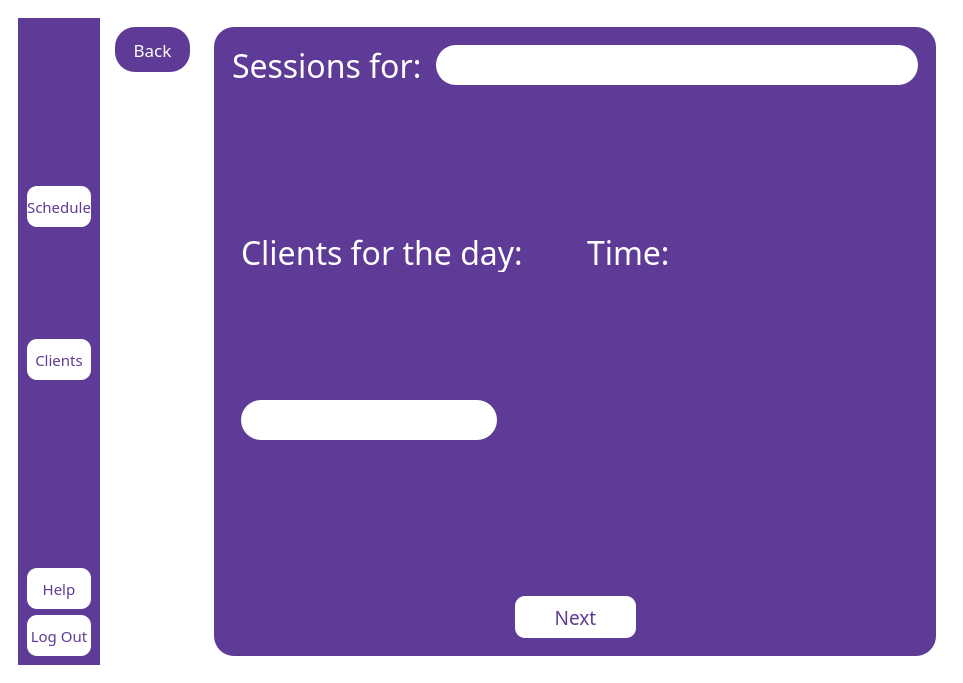
<?xml version="1.0" encoding="UTF-8"?>
<ui version="4.0">
 <class>MainWindow</class>
 <widget class="QMainWindow" name="MainWindow">
  <property name="geometry">
   <rect>
    <x>0</x>
    <y>0</y>
    <width>963</width>
    <height>683</height>
   </rect>
  </property>
  <property name="windowTitle">
   <string>MainWindow</string>
  </property>
  <property name="styleSheet">
   <string notr="true">QMainWindow
{
background:white;
}</string>
  </property>
  <widget class="QWidget" name="centralwidget">
   <property name="styleSheet">
    <string notr="true">QWidget
{
background: white;
}</string>
   </property>
   <layout class="QVBoxLayout" name="verticalLayout">
    <item>
     <widget class="QWidget" name="widget" native="true">
      <layout class="QHBoxLayout" name="horizontalLayout">
       <item>
        <widget class="QWidget" name="widget_2" native="true">
         <property name="sizePolicy">
          <sizepolicy hsizetype="Fixed" vsizetype="Expanding">
           <horstretch>0</horstretch>
           <verstretch>0</verstretch>
          </sizepolicy>
         </property>
         <property name="styleSheet">
          <string notr="true">QWidget
{
background-color:#5e3b96;
}</string>
         </property>
         <layout class="QVBoxLayout" name="verticalLayout_2">
          <item>
           <widget class="QLabel" name="label">
            <property name="sizePolicy">
             <sizepolicy hsizetype="Fixed" vsizetype="Fixed">
              <horstretch>0</horstretch>
              <verstretch>0</verstretch>
             </sizepolicy>
            </property>
            <property name="maximumSize">
             <size>
              <width>121</width>
              <height>41</height>
             </size>
            </property>
            <property name="text">
             <string/>
            </property>
            <property name="pixmap">
             <pixmap>../logos/logog.jpg</pixmap>
            </property>
            <property name="scaledContents">
             <bool>true</bool>
            </property>
           </widget>
          </item>
          <item>
           <widget class="QWidget" name="widget_5" native="true">
            <layout class="QVBoxLayout" name="verticalLayout_4">
             <property name="spacing">
              <number>0</number>
             </property>
             <property name="leftMargin">
              <number>0</number>
             </property>
             <property name="topMargin">
              <number>0</number>
             </property>
             <property name="rightMargin">
              <number>0</number>
             </property>
             <property name="bottomMargin">
              <number>69</number>
             </property>
             <item>
              <widget class="QPushButton" name="schedule">
               <property name="sizePolicy">
                <sizepolicy hsizetype="Fixed" vsizetype="Fixed">
                 <horstretch>0</horstretch>
                 <verstretch>0</verstretch>
                </sizepolicy>
               </property>
               <property name="maximumSize">
                <size>
                 <width>121</width>
                 <height>41</height>
                </size>
               </property>
               <property name="font">
                <font>
                 <family>Arial Black</family>
                 <pointsize>11</pointsize>
                </font>
               </property>
               <property name="styleSheet">
                <string notr="true">QPushButton
{
background-color:white ;
color:#5e3b96;
 border-radius:10px;
}</string>
               </property>
               <property name="text">
                <string>Schedule</string>
               </property>
              </widget>
             </item>
             <item>
              <widget class="QPushButton" name="clients">
               <property name="sizePolicy">
                <sizepolicy hsizetype="Fixed" vsizetype="Fixed">
                 <horstretch>0</horstretch>
                 <verstretch>0</verstretch>
                </sizepolicy>
               </property>
               <property name="maximumSize">
                <size>
                 <width>121</width>
                 <height>41</height>
                </size>
               </property>
               <property name="font">
                <font>
                 <family>Arial Black</family>
                 <pointsize>11</pointsize>
                </font>
               </property>
               <property name="styleSheet">
                <string notr="true">QPushButton
{
background-color:white ;
color:#5e3b96;
 border-radius:10px;
}</string>
               </property>
               <property name="text">
                <string>Clients</string>
               </property>
              </widget>
             </item>
            </layout>
           </widget>
          </item>
          <item>
           <widget class="QPushButton" name="help">
            <property name="sizePolicy">
             <sizepolicy hsizetype="Fixed" vsizetype="Fixed">
              <horstretch>0</horstretch>
              <verstretch>0</verstretch>
             </sizepolicy>
            </property>
            <property name="maximumSize">
             <size>
              <width>121</width>
              <height>41</height>
             </size>
            </property>
            <property name="font">
             <font>
              <family>Arial Black</family>
              <pointsize>11</pointsize>
             </font>
            </property>
            <property name="styleSheet">
             <string notr="true">QPushButton
{
background-color:white ;
color:#5e3b96;
 border-radius:10px;
}</string>
            </property>
            <property name="text">
             <string>Help</string>
            </property>
           </widget>
          </item>
          <item>
           <widget class="QPushButton" name="logout">
            <property name="sizePolicy">
             <sizepolicy hsizetype="Fixed" vsizetype="Fixed">
              <horstretch>0</horstretch>
              <verstretch>0</verstretch>
             </sizepolicy>
            </property>
            <property name="maximumSize">
             <size>
              <width>121</width>
              <height>41</height>
             </size>
            </property>
            <property name="font">
             <font>
              <family>Arial Black</family>
              <pointsize>11</pointsize>
             </font>
            </property>
            <property name="styleSheet">
             <string notr="true">QPushButton
{
background-color:white ;
color:#5e3b96;
 border-radius:10px;
}</string>
            </property>
            <property name="text">
             <string>Log Out</string>
            </property>
           </widget>
          </item>
         </layout>
        </widget>
       </item>
       <item>
        <widget class="QWidget" name="widget_6" native="true">
         <property name="sizePolicy">
          <sizepolicy hsizetype="Fixed" vsizetype="Preferred">
           <horstretch>0</horstretch>
           <verstretch>0</verstretch>
          </sizepolicy>
         </property>
         <layout class="QVBoxLayout" name="verticalLayout_5">
          <item>
           <widget class="QPushButton" name="back">
            <property name="sizePolicy">
             <sizepolicy hsizetype="Fixed" vsizetype="Fixed">
              <horstretch>0</horstretch>
              <verstretch>0</verstretch>
             </sizepolicy>
            </property>
            <property name="minimumSize">
             <size>
              <width>75</width>
              <height>45</height>
             </size>
            </property>
            <property name="font">
             <font>
              <family>Arial Black</family>
              <pointsize>13</pointsize>
             </font>
            </property>
            <property name="styleSheet">
             <string notr="true">QPushButton
{
background-color: #5e3b96;
color:white;
 border-radius:20px;
}</string>
            </property>
            <property name="text">
             <string>Back</string>
            </property>
           </widget>
          </item>
          <item>
           <spacer name="verticalSpacer_2">
            <property name="orientation">
             <enum>Qt::Orientation::Vertical</enum>
            </property>
            <property name="sizeHint" stdset="0">
             <size>
              <width>20</width>
              <height>40</height>
             </size>
            </property>
           </spacer>
          </item>
         </layout>
        </widget>
       </item>
       <item>
        <widget class="QWidget" name="widget_3" native="true">
         <layout class="QHBoxLayout" name="horizontalLayout_2">
          <item>
           <widget class="QWidget" name="widget_4" native="true">
            <property name="styleSheet">
             <string notr="true">QWidget
{
background-color:#5e3b96;
border-radius:20px;
}</string>
            </property>
            <layout class="QVBoxLayout" name="verticalLayout_3">
             <item>
              <widget class="QWidget" name="widget_7" native="true">
               <property name="sizePolicy">
                <sizepolicy hsizetype="Preferred" vsizetype="Fixed">
                 <horstretch>0</horstretch>
                 <verstretch>0</verstretch>
                </sizepolicy>
               </property>
               <property name="minimumSize">
                <size>
                 <width>0</width>
                 <height>0</height>
                </size>
               </property>
               <property name="maximumSize">
                <size>
                 <width>16777215</width>
                 <height>50</height>
                </size>
               </property>
               <layout class="QHBoxLayout" name="horizontalLayout_3">
                <item>
                 <widget class="QLabel" name="label_2">
                  <property name="sizePolicy">
                   <sizepolicy hsizetype="Preferred" vsizetype="Preferred">
                    <horstretch>0</horstretch>
                    <verstretch>0</verstretch>
                   </sizepolicy>
                  </property>
                  <property name="minimumSize">
                   <size>
                    <width>0</width>
                    <height>40</height>
                   </size>
                  </property>
                  <property name="font">
                   <font>
                    <family>Arial Black</family>
                    <pointsize>24</pointsize>
                   </font>
                  </property>
                  <property name="styleSheet">
                   <string notr="true">QLabel
{
color:white;
}</string>
                  </property>
                  <property name="text">
                   <string>Sessions for: </string>
                  </property>
                 </widget>
                </item>
                <item>
                 <widget class="QLineEdit" name="date">
                  <property name="sizePolicy">
                   <sizepolicy hsizetype="Expanding" vsizetype="Preferred">
                    <horstretch>0</horstretch>
                    <verstretch>0</verstretch>
                   </sizepolicy>
                  </property>
                  <property name="minimumSize">
                   <size>
                    <width>0</width>
                    <height>40</height>
                   </size>
                  </property>
                  <property name="font">
                   <font>
                    <family>Arial Black</family>
                    <pointsize>24</pointsize>
                   </font>
                  </property>
                  <property name="styleSheet">
                   <string notr="true">QLineEdit{
background-color:white;
color:#5e3b96;

}</string>
                  </property>
                 </widget>
                </item>
               </layout>
              </widget>
             </item>
             <item>
              <widget class="QWidget" name="widget_8" native="true">
               <layout class="QHBoxLayout" name="horizontalLayout_4">
                <item>
                 <widget class="QWidget" name="widget_10" native="true">
                  <property name="styleSheet">
                   <string notr="true"/>
                  </property>
                  <layout class="QVBoxLayout" name="verticalLayout_6">
                   <item>
                    <widget class="QLabel" name="label_3">
                     <property name="sizePolicy">
                      <sizepolicy hsizetype="Preferred" vsizetype="Preferred">
                       <horstretch>0</horstretch>
                       <verstretch>0</verstretch>
                      </sizepolicy>
                     </property>
                     <property name="minimumSize">
                      <size>
                       <width>0</width>
                       <height>40</height>
                      </size>
                     </property>
                     <property name="maximumSize">
                      <size>
                       <width>16777215</width>
                       <height>40</height>
                      </size>
                     </property>
                     <property name="font">
                      <font>
                       <family>Arial Black</family>
                       <pointsize>24</pointsize>
                      </font>
                     </property>
                     <property name="styleSheet">
                      <string notr="true">QLabel
{
color:white;
}</string>
                     </property>
                     <property name="text">
                      <string>Clients for the day:</string>
                     </property>
                    </widget>
                   </item>
                   <item>
                    <widget class="QTextEdit" name="client">
                     <property name="sizePolicy">
                      <sizepolicy hsizetype="Fixed" vsizetype="Fixed">
                       <horstretch>0</horstretch>
                       <verstretch>0</verstretch>
                      </sizepolicy>
                     </property>
                     <property name="maximumSize">
                      <size>
                       <width>16777215</width>
                       <height>40</height>
                      </size>
                     </property>
                     <property name="font">
                      <font>
                       <family>Arial Black</family>
                       <pointsize>14</pointsize>
                      </font>
                     </property>
                     <property name="styleSheet">
                      <string notr="true">QTextEdit
{
background-color:white;
color:#5e3b96;
}</string>
                     </property>
                    </widget>
                   </item>
                  </layout>
                 </widget>
                </item>
                <item>
                 <widget class="QWidget" name="widget_11" native="true">
                  <layout class="QVBoxLayout" name="verticalLayout_7">
                   <item>
                    <widget class="QLabel" name="label_4">
                     <property name="sizePolicy">
                      <sizepolicy hsizetype="Preferred" vsizetype="Preferred">
                       <horstretch>0</horstretch>
                       <verstretch>0</verstretch>
                      </sizepolicy>
                     </property>
                     <property name="minimumSize">
                      <size>
                       <width>0</width>
                       <height>40</height>
                      </size>
                     </property>
                     <property name="maximumSize">
                      <size>
                       <width>16777215</width>
                       <height>40</height>
                      </size>
                     </property>
                     <property name="font">
                      <font>
                       <family>Arial Black</family>
                       <pointsize>24</pointsize>
                      </font>
                     </property>
                     <property name="styleSheet">
                      <string notr="true">QLabel
{
color:white;
}</string>
                     </property>
                     <property name="text">
                      <string>Time:</string>
                     </property>
                    </widget>
                   </item>
                   <item>
                    <widget class="QTextEdit" name="time">
                     <property name="sizePolicy">
                      <sizepolicy hsizetype="Fixed" vsizetype="Fixed">
                       <horstretch>0</horstretch>
                       <verstretch>0</verstretch>
                      </sizepolicy>
                     </property>
                     <property name="maximumSize">
                      <size>
                       <width>16777215</width>
                       <height>40</height>
                      </size>
                     </property>
                     <property name="font">
                      <font>
                       <family>Arial Black</family>
                       <pointsize>14</pointsize>
                      </font>
                     </property>
                     <property name="styleSheet">
                      <string notr="true">QTextEdit
{
background-color:#5e3b96;
color:white;
}</string>
                     </property>
                    </widget>
                   </item>
                  </layout>
                 </widget>
                </item>
               </layout>
              </widget>
             </item>
             <item>
              <widget class="QWidget" name="widget_9" native="true">
               <property name="sizePolicy">
                <sizepolicy hsizetype="Preferred" vsizetype="Fixed">
                 <horstretch>0</horstretch>
                 <verstretch>0</verstretch>
                </sizepolicy>
               </property>
               <property name="maximumSize">
                <size>
                 <width>16777215</width>
                 <height>60</height>
                </size>
               </property>
               <layout class="QHBoxLayout" name="horizontalLayout_5">
                <item>
                 <spacer name="horizontalSpacer">
                  <property name="orientation">
                   <enum>Qt::Orientation::Horizontal</enum>
                  </property>
                  <property name="sizeHint" stdset="0">
                   <size>
                    <width>40</width>
                    <height>20</height>
                   </size>
                  </property>
                 </spacer>
                </item>
                <item>
                 <widget class="QPushButton" name="next">
                  <property name="sizePolicy">
                   <sizepolicy hsizetype="Preferred" vsizetype="Preferred">
                    <horstretch>0</horstretch>
                    <verstretch>0</verstretch>
                   </sizepolicy>
                  </property>
                  <property name="minimumSize">
                   <size>
                    <width>121</width>
                    <height>41</height>
                   </size>
                  </property>
                  <property name="font">
                   <font>
                    <family>Arial Black</family>
                    <pointsize>14</pointsize>
                   </font>
                  </property>
                  <property name="styleSheet">
                   <string notr="true">QPushButton
{
background-color:white ;
color:#5e3b96;
 border-radius:10px;
}</string>
                  </property>
                  <property name="text">
                   <string>Next</string>
                  </property>
                 </widget>
                </item>
                <item>
                 <spacer name="horizontalSpacer_2">
                  <property name="orientation">
                   <enum>Qt::Orientation::Horizontal</enum>
                  </property>
                  <property name="sizeHint" stdset="0">
                   <size>
                    <width>40</width>
                    <height>20</height>
                   </size>
                  </property>
                 </spacer>
                </item>
               </layout>
              </widget>
             </item>
            </layout>
           </widget>
          </item>
         </layout>
        </widget>
       </item>
      </layout>
     </widget>
    </item>
   </layout>
  </widget>
 </widget>
 <resources/>
 <connections/>
</ui>
